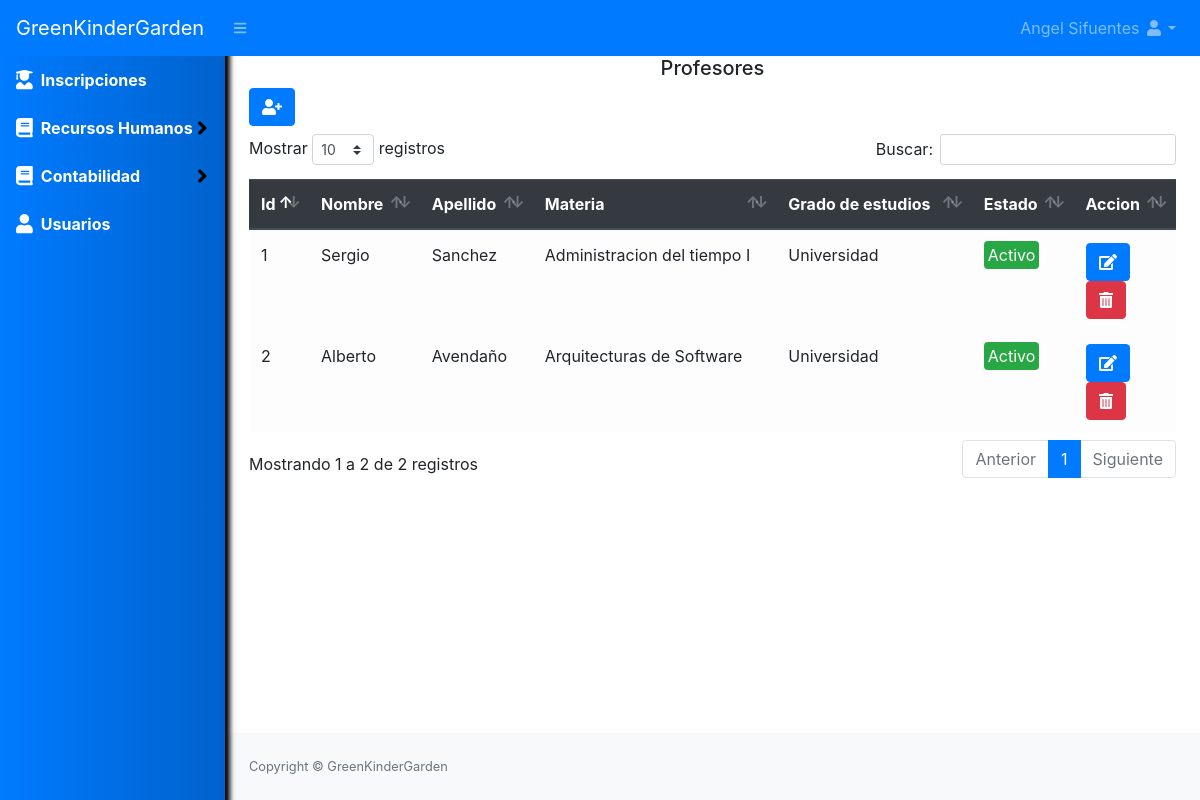
The page /profesores (signed in) on the database its author committed.
### tables this page shows
CREATE TABLE `profesor` (
  `id` int(11) NOT NULL,
  `nombre_profesor` varchar(50) NOT NULL,
  `apellido_profesor` varchar(50) NOT NULL,
  `materia_profesor` varchar(50) NOT NULL,
  `grado_estudios` varchar(50) NOT NULL,
  `estado` int(11) NOT NULL DEFAULT 1
);

### Libraries/Core/Views.php (called while the page is built)
<?php
class Views{
    function getView($controller, $view, $data="", $alert="", $config = "", $cliente = "")
    {
        $controller = get_class($controller);
        if ($controller == "Home") {
            $view = "Views/".$view.".php";
        }else{
            $view = "Views/" . $controller . "/" . $view . ".php";
        }
        require_once($view);
    }
}
?>

### Controller/Profesores.php (called while the page is built, shortened)
<?php
class Profesores extends Controllers
{
    public function profesores()
    {
        $data = $this->model->selectProfesor();
        $this->views->getView($this, "listar", $data);
    }
}
?>

### index.php (called while the page is built, shortened)
<?php
require_once("Helpers/Helpers.php");
require_once("Libraries/Core/Load.php");
?>

### Libraries/Core/Mysql.php (called while the page is built, shortened)
<?php
class Mysql extends Conexion{
    private $conexion;
    function __construct()
    {
        $this->conexion = new Conexion();
        $this->conexion = $this->conexion->conect();
    }
    public function select_all(string $query){
        $this->strquery = $query;
        $result = $this->conexion->prepare($this->strquery);
        $result->execute();
        $data = $result->fetchall(PDO::FETCH_ASSOC);
        return $data;
    }
}
?>

### Libraries/Core/Conexion.php (called while the page is built)
<?php
class Conexion{
    private $conect;
    public function __construct()
    {
      $conexion = "mysql:host=".HOST.";dbname=".BD.";.CHARSET.";
      try {
          $this->conect = new PDO($conexion, DB_USER, PASS);
          $this->conect->setAttribute(PDO::ATTR_ERRMODE, PDO::ERRMODE_EXCEPTION);
      } catch (PDOException $e) {
          $this->conect = "Error en la conexion";
          echo "Error: " . $e->getMessage();
      }
    }
    public function conect()
    {
        return $this->conect;
    }
}
?>

### Models/ProfesoresModel.php (called while the page is built, shortened)
<?php
class ProfesoresModel extends Mysql{
    public function selectProfesor()
    {
        $sql = "SELECT * FROM profesor";
        $res = $this->select_all($sql);
        return $res;
    }
}
?>

### Helpers/Helpers.php (called while the page is built, shortened)
<?php
function base_url()
{
    return BASE_URL;
}
?>

### Views/profesores/listar.php (the view, shortened to what this page needs)
<div id="layoutSidenav_content">
    <main>
        <div class="container-fluid">
            <h5 class="text-center">Profesores </h5>
            <div class="row">
                <div class="col-lg-12">
                    <button class="btn btn-primary mb-2" type="button" data-toggle="modal" data-target="#nuevoProfesor"><i class="fas fa-user-plus"></i></button>
                    <div class="table-responsive">
                        <table class="table table-light mt-4" id="table">
                            <thead class="thead-dark">
                                <tr>
                                    <th>Id</th>
                                    <th>Nombre</th>
                                    <th>Apellido</th>
                                    <th>Materia</th>
                                    <th>Grado de estudios</th>
                                    <th>Estado</th>
                                    <th>Accion</th>
                                </tr>
                            </thead>
                            <tbody>
                                <?php foreach ($data as $profesor) {
                                    if ($profesor['estado'] == 1) {
                                        $estado = '<span class="badge-success p-1 rounded">Activo</span>';
                                    } else {
                                        $estado = '<span class="badge-danger p-1 rounded">Inactivo</span>';
                                    }
                                ?>
                                    <tr>
                                        <td><?php echo $profesor['id']; ?></td>
                                        <td><?php echo $profesor['nombre_profesor']; ?></td>
                                        <td><?php echo $profesor['apellido_profesor']; ?></td>
                                        <td><?php echo $profesor['materia_profesor']; ?></td>
                                        <td><?php echo $profesor['grado_estudios']; ?></td>
                                        <td><?php echo $estado; ?></td>
                                        <td>
                                            <a class="btn btn-primary" href="<?php echo base_url() ?>profesores/editar?id=<?php echo $profesor['id'] ?>"><i class="fas fa-edit"></i></a>
                                            <?php if ($profesor['estado'] == 1) { ?>
                                                <form method="post" action="<?php echo base_url() ?>profesores/eliminar" class="d-inline eliminar">
                                                    <button class="btn btn-danger" type="submit"><i class="fas fa-trash-alt"></i></button>
                                                </form>
                                            <?php } ?>
                                        </td>
                                    </tr>
                                <?php } ?>
                            </tbody>
                        </table>
                    </div>
                </div>
            </div>
        </div>
    </main>

### rows shown on the page
profesor: id "1", nombre_profesor "Sergio", apellido_profesor "Sanchez", materia_profesor "Administracion del tiempo I", grado_estudios "Universidad", estado "Activo"
profesor: id "2", nombre_profesor "Alberto", apellido_profesor "Avendaño", materia_profesor "Arquitecturas de Software", grado_estudios "Universidad", estado "Activo"

### other values the page prints
$_SESSION['nombre'] "Angel Sifuentes"
